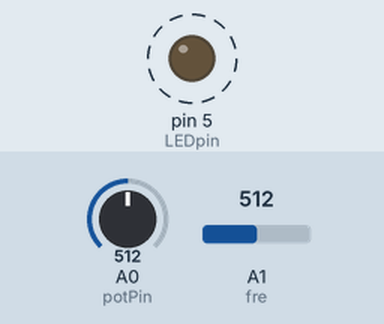
Recording of a sketch running on a simulated Arduino Uno, built with avr-gcc and run on an emulated ATmega328P. On the bench: output pins drawn as LEDs (lit = HIGH). Dashed ring = blinking. The inputs (shaded band) are chosen by the test bench; at power-on: A1 (fre) = 512, A0 (potPin) = 512.

Above: at 1.8 s.
1.9 s: A1 (fre) set to 0
3.6 s: A1 (fre) set to 122
At 3.9 s:
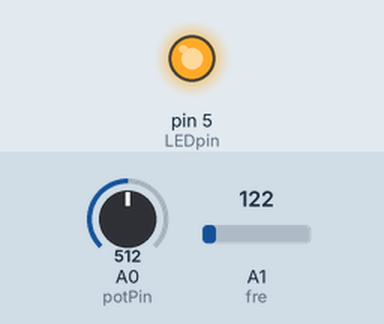
7.1 s: A0 (potPin) set to 900
10.6 s: A0 (potPin) set to 1023
At 11.2 s:
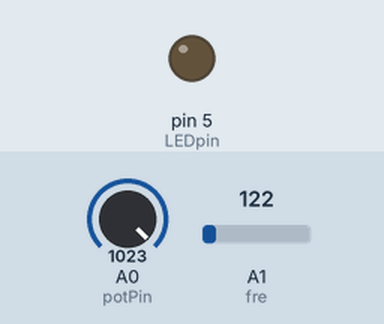
12.1 s: A0 (potPin) set to 716
At 12.3 s:
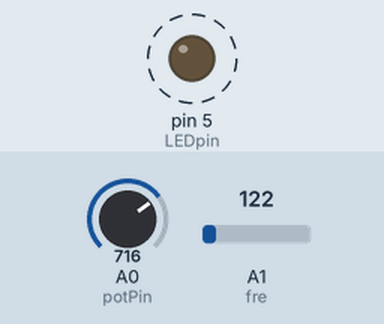
Timing chart, 0 to 16.6 s (numbered marks = the images above; inputs shaded):
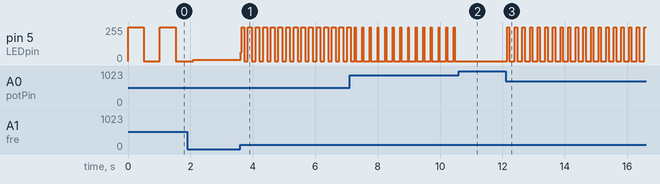

Measured:
- after the input at 3.6 s, pin 5 (LEDpin): 8/255 → 66/255 at once, then moves between 0/255 and 255/255, repeating every 0.24 s
- after the input at 10.6 s, pin 5 (LEDpin): stops changing and stays 0/255
- after the input at 12.1 s, pin 5 (LEDpin): alternates 255/255 for 0.07 s and 0/255 for 0.17 s, starting after 0.05 s
- by itself, pin 5 (LEDpin): alternates 255/255 for 0.51 s and 0/255 for 0.51 s

The sketch:

1.ino
```cpp
int LEDpin = 5;                     //定義LED接腳
int potPin =14;                     //定義可變電阻讀取接腳
int fre=15;
int val = 0;                        //儲存可變電阻阻值
int dt  = 0;                        //LED閃爍時間間隔
int frequency = 0;
int dt2 = 0;
void setup() {
    pinMode(LEDpin, OUTPUT);        //定義LED接腳為輸出
    pinMode(potPin, INPUT);         //定義可變電阻讀取接腳為輸入
    pinMode(fre,INPUT);
    Serial.begin(9600);
}

void loop() {
    val = analogRead(potPin);
    frequency = analogRead(fre)*2;
    dt = map(val, 0, 1023, 0, frequency); //設定val將由0~1023線性變換為0~500存入dt
    digitalWrite(LEDpin, HIGH);     //LED亮
    delay(frequency-dt);                      //由變化的dt決定亮的時間有多久
    digitalWrite(LEDpin, LOW);      //LED不亮
    delay(dt);                      //由變化的dt決定滅的時間有多久
//    Serial.print("val = ");
//    Serial.print(val);
//    Serial.print(";   dt = ");
//    Serial.println(dt);
}
```
